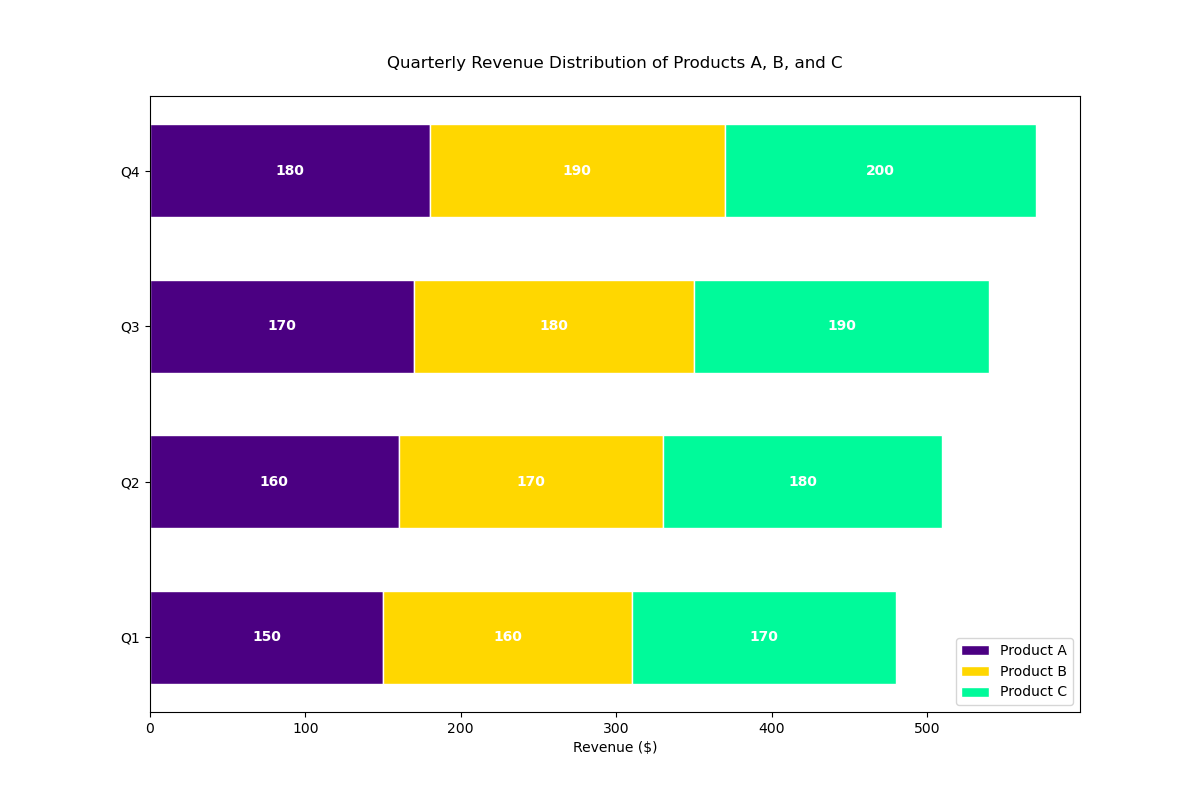

This chart was generated by the following Python code:

import matplotlib.pyplot as plt

# Data
quarters = ['Q1', 'Q2', 'Q3', 'Q4']
product_a = [150, 160, 170, 180]
product_b = [160, 170, 180, 190]
product_c = [170, 180, 190, 200]

# Plot setup
fig, ax = plt.subplots(figsize=(12, 8))

# Stacked bar chart (horizontal)
bar_height = 0.6
plt.barh(quarters, product_a, color='#4B0082', edgecolor='white', height=bar_height, label='Product A')
plt.barh(quarters, product_b, left=product_a, color='#FFD700', edgecolor='white', height=bar_height, label='Product B')
plt.barh(quarters, product_c, left=[i+j for i,j in zip(product_a, product_b)], color='#00FA9A', edgecolor='white', height=bar_height, label='Product C')

# Labels, title, and legend
plt.xlabel('Revenue ($)')
plt.title('Quarterly Revenue Distribution of Products A, B, and C', pad=20)
plt.legend(loc='lower right')

# Numerical labels for each bar
for i in range(len(quarters)):
    plt.text(product_a[i] / 2, i, str(product_a[i]), ha='center', va='center', color='white', fontweight='bold')
    plt.text(product_a[i] + (product_b[i] / 2), i, str(product_b[i]), ha='center', va='center', color='white', fontweight='bold')
    plt.text(product_a[i] + product_b[i] + (product_c[i] / 2), i, str(product_c[i]), ha='center', va='center', color='white', fontweight='bold')

# Show the plot
plt.show()
